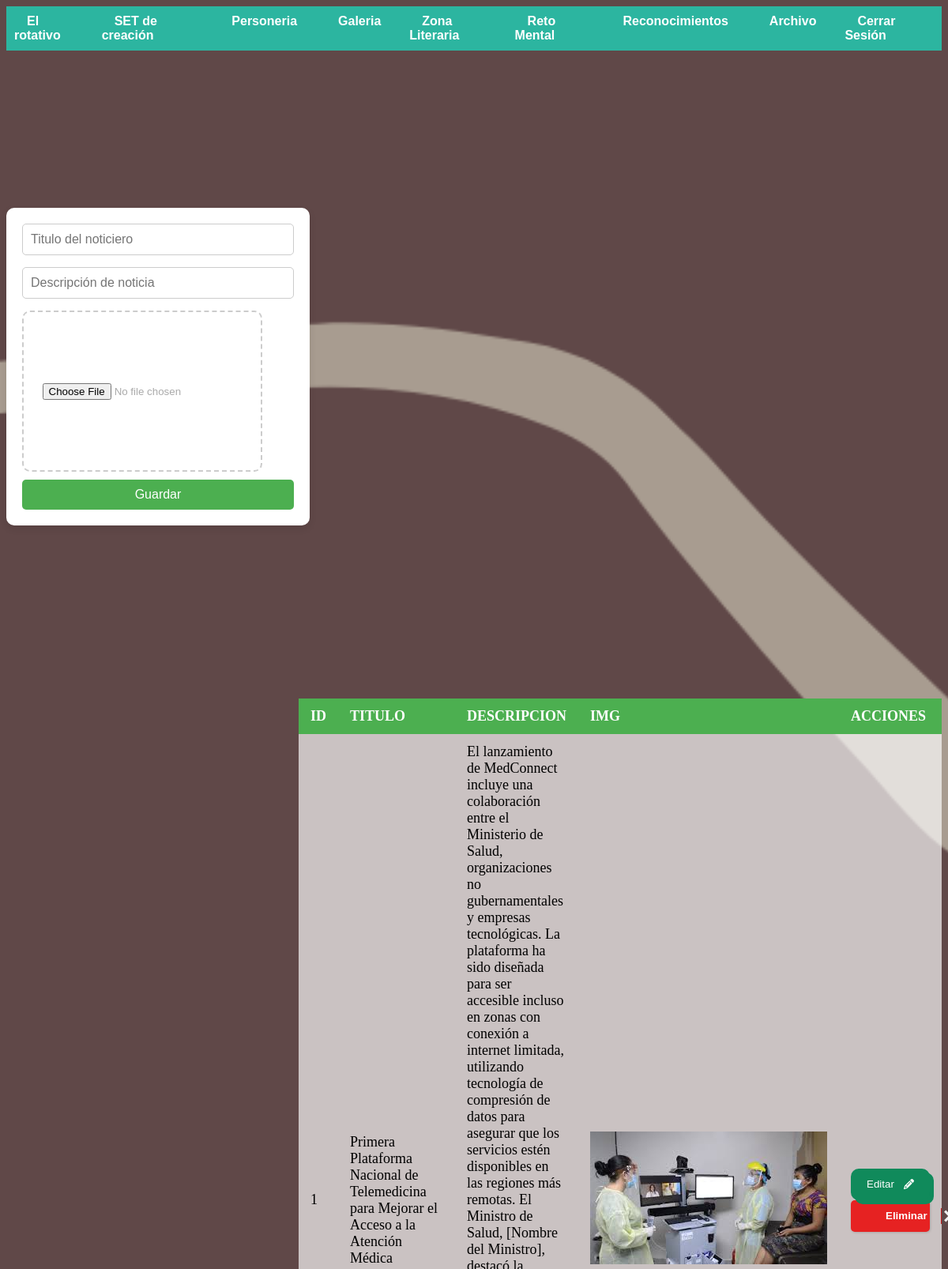
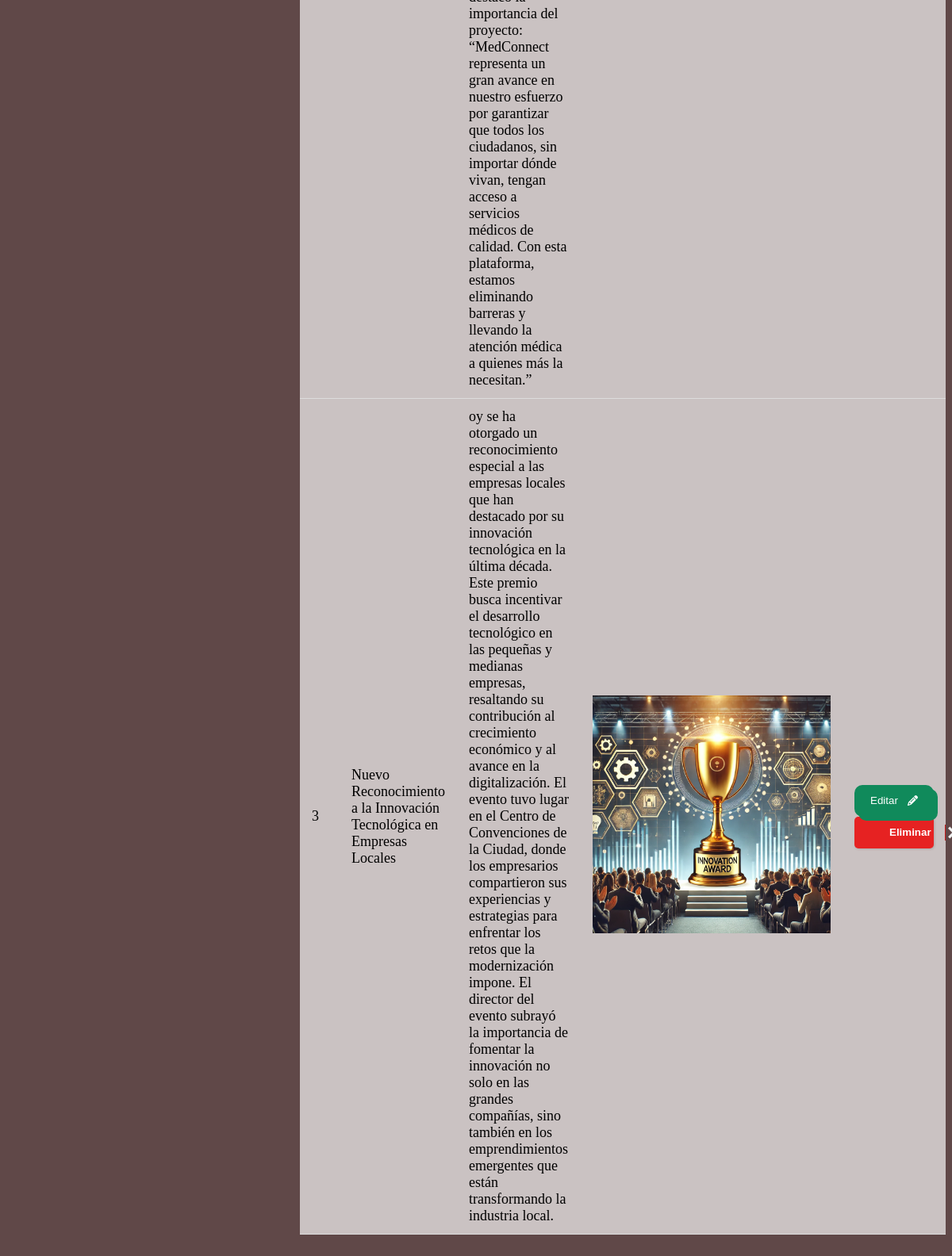
Screenshot of /administrador/archivo.php with the database file from the repository (2 pictures, top to bottom).
### tables this page shows
CREATE TABLE `archivo` (
  `id` int(11) NOT NULL,
  `titulo` varchar(200) NOT NULL,
  `descripcion` varchar(900) NOT NULL,
  `imagen` blob NOT NULL,
  `fecha` timestamp NOT NULL DEFAULT current_timestamp()
);

### administrador/archivo.php (the view, shortened to what this page needs)
<?php include("includes/header.php"); ?>
    <div class="contenedor">
        <div class="formulario">
            <div class="tarjeta">
                <form action="archivo/guardar.php" method="POST" enctype="multipart/form-data">
                    <div class="grupo">
                        <input type="text" name="titulo" placeholder="Titulo del noticiero" autofocus>
                    </div>
                    <div class="grupo">
                        <input type="text" name="descripcion" rows="3" placeholder="Descripción de noticia">
                    </div>
                    <div class="drop_area">
                        <input type="file" name="imagen">
                    </div>
                    <input type="submit" name="guardar" value="Guardar">
                </form>
            </div>
        </div>
    </div>
     <div class="muestras">
        <table>
            <thead>
                <tr>
                    <th>id</th>
                    <th>titulo</th>
                    <th>descripcion</th>
                    <th>img</th>
                    <th>acciones</th>
                 </tr>
            </thead>
            <tbody>
            <?php
                    $query = "SELECT * FROM archivo";
                    $result_ = mysqli_query($conexion, $query);
                    while($row = mysqli_fetch_array($result_)){?>
                        <tr>
                            <td><?php echo $row['id']?></td>
                            <td><?php echo $row['titulo']?></td>
                            <td><?php echo $row['descripcion']?></td>
                            <td><img src="img/<?php echo $row['imagen']?>" id="imagenes"></td>
                            <td>
                            <button class="Btn"  onclick="window.location.href='archivo/editar.php?id=<?php echo $row['id']?>';">Editar
                            </button>
                            <button class="noselect" onclick="window.location.href='archivo/eliminar.php?id=<?php echo $row['id']?>';">
                                <span class="text">Eliminar</span><span class="icon">
                                    <svg xmlns="http://www.w3.org/2000/svg" width="24" height="24" viewBox="0 0 24 24">
                                        <path d="M24 20.188l-8.315-8.209 8.2-8.282-3.697-3.697-8.212 8.318-8.31-8.203-3.666 3.666 8.321 8.24-8.206 8.313 3.666 3.666 8.237-8.318 8.285 8.203z">
                                        </path>
                                    </svg>
                                </span>
                        </button>
                            </td>
                        </tr>
                    <?php }?>
            </tbody>
         </table>
        </div>
        <?php include("includes/footer.php");?>

### administrador/algo.css (style rules this page uses)
body { background-image: url(../img/Fondo_Oscuro.png); background-repeat: no-repeat; background-size: cover; background-attachment: fixed; }
.contenedor { display: flex; justify-content: left; align-items: center; height: 100vh; background-color: transparent; margin: 0%; padding: 0; }
.tarjeta { background-color: white; padding: 20px; border-radius: 10px; box-shadow: 0px 4px 10px rgba(0, 0, 0, 0.1); max-width: 400px; width: 100%; }
.grupo { margin-bottom: 15px; }
.grupo input[type="text"] { width: 100%; padding: 10px; border: 1px solid #ccc; border-radius: 5px; font-size: 16px; box-sizing: border-box; }
input[type="submit"] { width: 100%; padding: 10px 15px; background-color: #4CAF50; color: white; border: none; border-radius: 5px; font-size: 16px; cursor: pointer; transition: background-color 0.3s ease; }
.muestras { display:flex; justify-content: right; align-items: center; background-color: transparent; }
.drop_area { width: 300px; height: 200px; border: 2px dashed #ccc; border-radius: 10px; display: flex; align-items: center; justify-content: center; color: #aaa; font-family: Arial, sans-serif; font-size: 16px; cursor: pointer; transition: background-color 0.3s ease; margin-bottom:10px ; }
.drop_area input[type="file"] { display:flex; }
.drop_area::before { text-align: center; }
table { width: 60%; border-collapse: collapse; margin: 20px 0; font-size: 18px; text-align: left; }
thead tr { background-color: #4CAF50; color: white; }
thead th { padding: 12px 15px; text-transform: uppercase; }
tbody { background-color: #ffffffab; }
tbody td { padding: 12px 15px; border-bottom: 1px solid #ddd; }
#imagenes { width: 300px; }
.Btn { position: relative; display: flex; align-items: center; justify-content: flex-start; width: 100px; height: 40px; border: none; padding: 0px 20px; background-color: rgb(16, 138, 91); color: white; font-weight: 500; cursor: pointer; border-radius: 10px; box-shadow: 5px 5px 0px rgb(16, 138, 91); transition-duration: .3s; }
.svg { width: 13px; position: absolute; right: 0; margin-right: 20px; fill: white; transition-duration: .3s; }
.noselect { width: 100px; height: 40px; cursor: pointer; display: flex; align-items: center; background: red; border: none; border-radius: 5px; box-shadow: 1px 1px 3px rgba(0,0,0,0.15); background: #e62222; }
.noselect, button span { transition: 200ms; }
.noselect .text { transform: translateX(20px); color: white; font-weight: bold; }
.noselect .icon { position: absolute; border-left: 1px solid #c41b1b; transform: translateX(90px); height: 20px; width: 20px; display: flex; align-items: center; justify-content: center; }
.noselect svg { width: 15px; fill: #eee; }
button { --primary-color: #704646ea; --secondary-color: #fff; --hover-color: #111; --arrow-width: 10px; --arrow-stroke: 2px; box-sizing: border-box; border: 0; border-radius: 20px; color: var(--secondary-color); padding: 1em 1.8em; background: var(--primary-color); display: flex; transition: 0.2s background; align-items: center; gap: 0.6em; font-weight: bold; }

### rows the page displays
archivo: id "1", titulo "Primera Plataforma Nacional de Telemedicina para Mejorar el Acceso a la Atención Médica", descripcion "El lanzamiento de MedConnect incluye una colaboración entre el Ministerio de Salud, organizaciones no gubernamentales y empresas tecnológicas. La plataforma ha sido diseñada para ser accesible incluso en zonas con conexión a internet limitada, utilizando tecnología de compresión de datos para asegurar que los servicios estén disponibles en las regiones más remotas. El Ministro de Salud, [Nombre del Ministro], destacó la importancia del proyecto: “MedConnect representa un gran avance en nuestro esfuerzo por garantizar que todos los ciudadanos, sin importar dónde vivan, tengan acceso a servicios médicos de calidad. Con esta plataforma, estamos eliminando barreras y llevando la atención médica…", imagen (picture)
archivo: id "3", titulo "Nuevo Reconocimiento a la Innovación Tecnológica en Empresas Locales", descripcion "oy se ha otorgado un reconocimiento especial a las empresas locales que han destacado por su innovación tecnológica en la última década. Este premio busca incentivar el desarrollo tecnológico en las pequeñas y medianas empresas, resaltando su contribución al crecimiento económico y al avance en la digitalización. El evento tuvo lugar en el Centro de Convenciones de la Ciudad, donde los empresarios compartieron sus experiencias y estrategias para enfrentar los retos que la modernización impone. El director del evento subrayó la importancia de fomentar la innovación no solo en las grandes compañías, sino también en los emprendimientos emergentes que están transformando la industria local.", imagen (picture)
